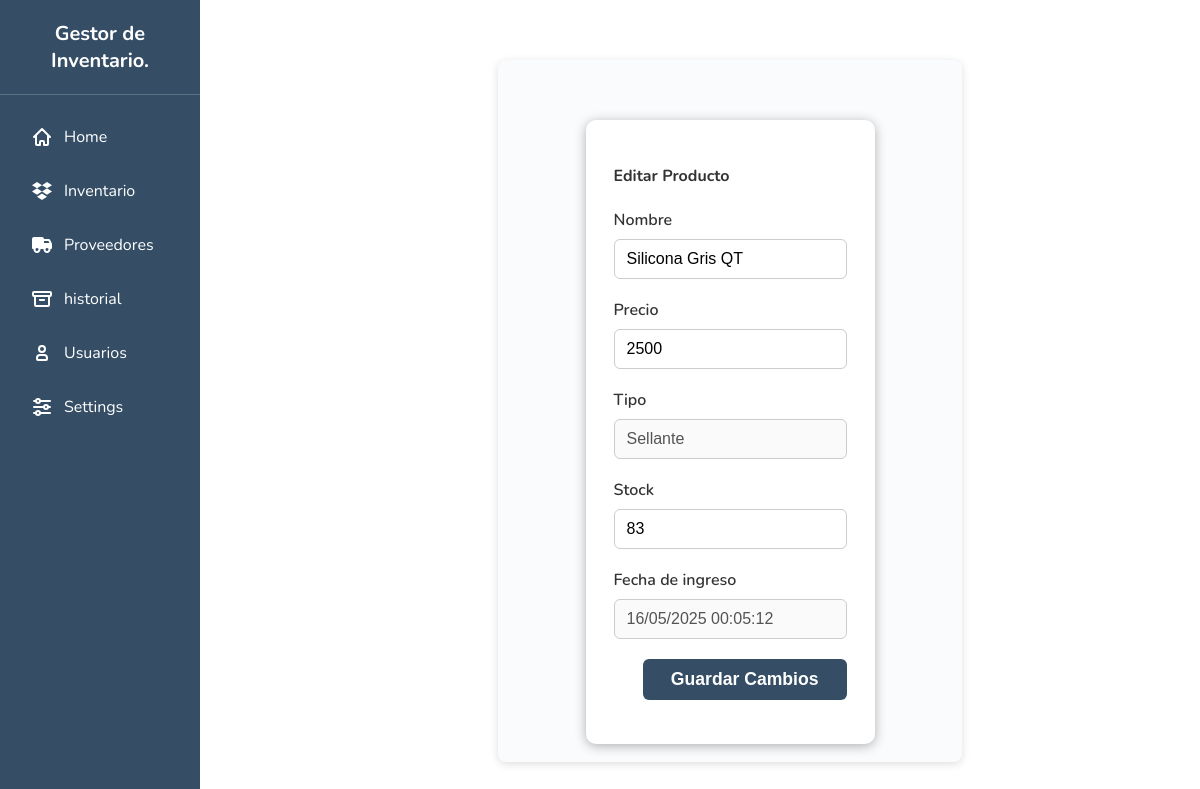
The app's page /sellantes/edit_item/1, older data.
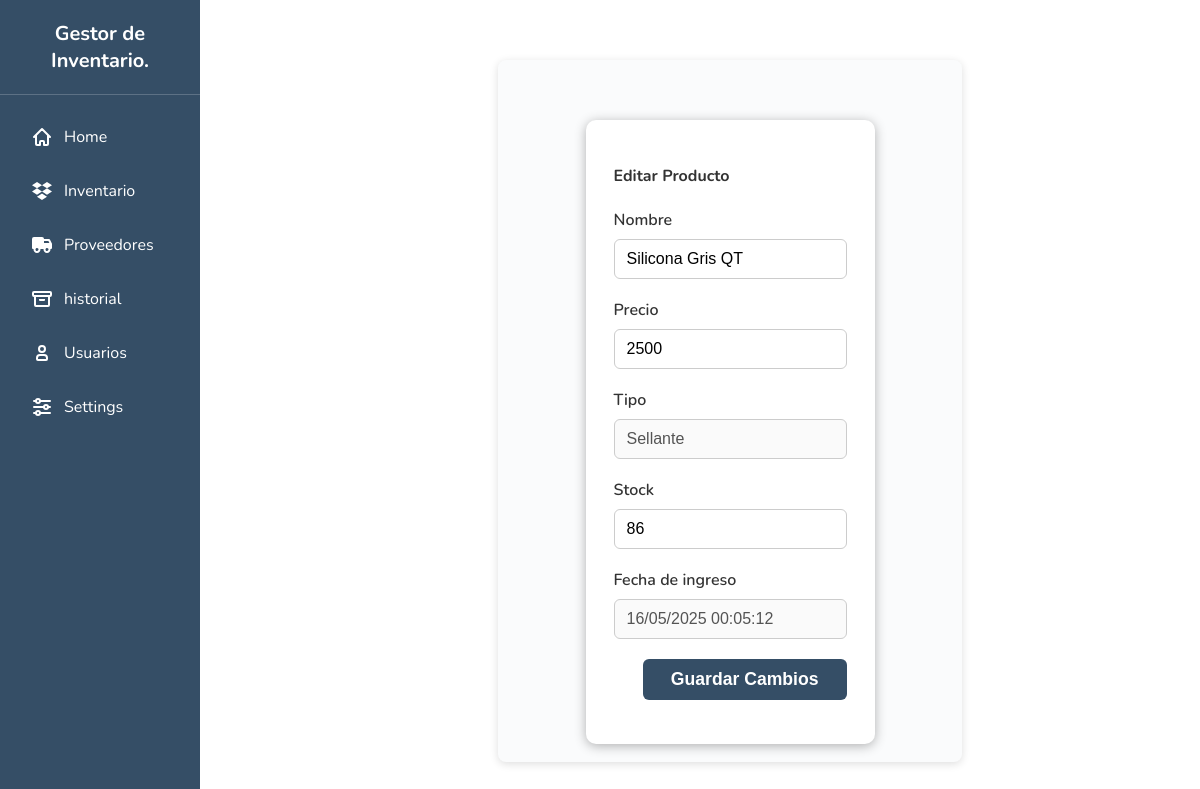
The same page, newer data.
### inventory/models.py (models this page shows, shortened)
class Producto(models.Model):
    name = models.CharField(max_length=200, default='Sin nombre')
    type = models.CharField(max_length=200, blank=False)
    price = models.IntegerField()
    stock = models.IntegerField(default=0)
    choices = (
        ('AVAILABLE', 'Item ready to be purchased'),
        ('SOLD', 'Item already purchased'),
        ('RESTOCKING', 'Item restocking in a few days')
    )
    status = models.CharField(max_length=10, choices=choices, default='SOLD')
    issues = models.CharField(max_length=50, default="No Issues")
    date_added = models.DateTimeField(default=now, editable=False)
    class Meta:
        abstract = True

class Sellantes(Producto):
    pass

### inventory/views.py (the view)
# urls.py: re_path(r'^sellantes/edit_item/(?P<pk>\d+)$', edit_sellante, name="edit_sellante"),
def edit_sellante(request, pk):
    return edit_item(request, pk, Sellantes, SellanteForm)

### inventory/forms.py
class SellanteForm(forms.ModelForm):
    class Meta:
        model = Sellantes
        fields = ('name', 'price', 'type', 'stock')
        labels = {
            'name': 'Nombre',
            'type': 'Tipo',
            'price': 'Precio',
            'stock': 'Stock',
        }
    def __init__(self, *args, **kwargs):
        super().__init__(*args, **kwargs)
        self.fields['date_added'] = forms.DateTimeField(
            initial=self.instance.date_added, disabled=True, required=False, label='Fecha de ingreso'
        )
        self.fields['type'].disabled = True

### inventory/templates/inv/edit_item.html (shortened to what this page needs)
{% extends 'inv/base.html' %}
{% block body %}
<div class="add-product-container">
  <form method="POST" class="add-product-form">
    <h4>Editar Producto</h4>
    {% for field in form %}
    <div class="add-product-group">
      <label for="id_{{ field.name }}" class="add-product-label">{{ field.label }}</label>
      <div class="add-product-field">
        {{ field }}
      </div>
    </div>
    {% endfor %}
    <div class="add-product-group">
      <div class="add-product-btn-wrap">
        <button type="submit" class="add-product-btn">Guardar Cambios</button>
      </div>
    </div>
  </form>
</div>
{% endblock %}

Row changes from the older to the newer data that the page shows:
changed Sellantes "Silicona Gris QT": stock "83" → "86"
